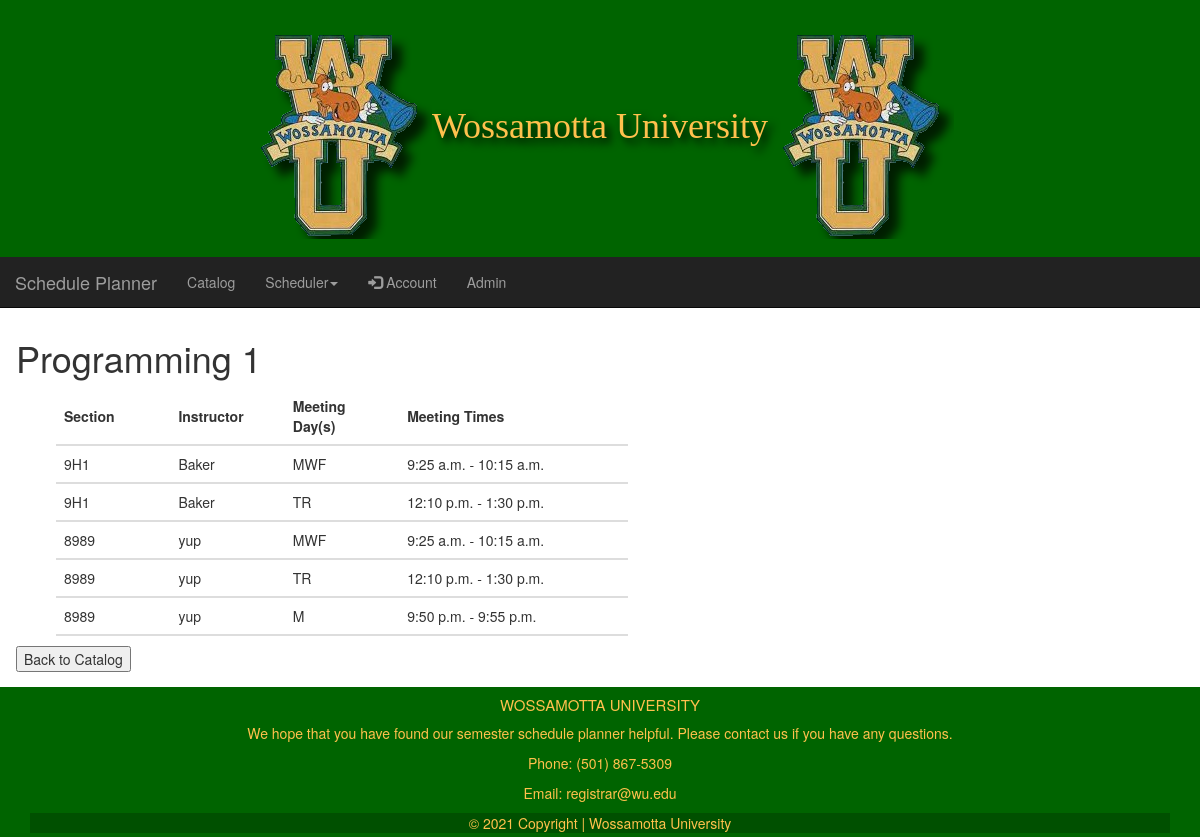
The app's page /course/1 (signed in) with its own data.
### catalog/models.py (models this page shows, shortened)
class Course(models.Model):
    department_ID = models.CharField(max_length=4)
    course_Number = models.CharField(max_length=10)
    course_Title = models.CharField(max_length=255)

class Section(models.Model):
    section_ID = models.CharField(max_length=20)
    instructor = models.CharField(max_length=255)
    course = models.ForeignKey(Course, on_delete=models.CASCADE)
    periods = models.ManyToManyField(Period)

class Period(models.Model):
    start_Time = models.TimeField()
    end_Time = models.TimeField()
    MONDAY = 'M'
    TUESDAY = 'T'
    WEDNESDAY = 'W'
    THURSDAY = 'R'
    FRIDAY = 'F'
    MONWED = 'MW'
    MONWEDFRI = 'MWF'
    TUETHU = 'TR'
    MONTUEWEDTHUFRI = 'MTWRF'
    MEETING_DAY_CHOICES = [
        (MONDAY, 'M'),
        (TUESDAY, 'T'),
        (WEDNESDAY, 'W'),
        (THURSDAY, 'R'),
        (FRIDAY, 'F'),
        (MONWED, 'MW'),
        (MONWEDFRI, 'MWF'),
        (TUETHU, 'TR'),
        (MONTUEWEDTHUFRI, 'MTWRF')
    ]
    meeting_day = models.CharField(
        max_length=10,
        choices=MEETING_DAY_CHOICES,
    )

### catalog/views.py (the view)
# urls.py: path('course/<int:course_pk>', views.viewCourse, name='viewCourse'),
@login_required  # Requires user to be logged in
def viewCourse(request, course_pk):  # Takes in the Request and the pk of the course
    courses = get_object_or_404(Course, pk=course_pk)
    section = Section.objects.all()  # QuerySet of all Section objects.
    return render(request, 'viewCourse.html', {'courses': courses, 'sections': section})

### catalog/templates/viewCourse.html (shortened to what this page needs)
{% extends "base.html" %}
{% block content %}
    <h1>{{ courses.course_Title }}</h1>
    <ol>
        <table style="width:50%">
            <colgroup>
                <col span="1" style="width: 20%;">
                <col span="1" style="width: 20%;">
                <col span="1" style="width: 20%;">
                <col span="1" style="width: 40%;">
            </colgroup>
                <tr>
                    <th>Section</th>
                    <th>Instructor</th>
                    <th>Meeting Day(s)</th>
                    <th>Meeting Times</th>
                </tr>
        </table>
        {% for section in sections %}
            {% if section.course.id == courses.id %}
                {% for period in section.periods.all %}
                    <table style="width:50%">
                        <colgroup>
                            <col span="1" style="width: 20%;">
                            <col span="1" style="width: 20%;">
                            <col span="1" style="width: 20%;">
                            <col span="1" style="width: 40%;">
                        </colgroup>
                        <tr>
                            <td>{{ section.section_ID }} </td>
                            <td>{{ section.instructor }} </td>
                            <td>{{ period.meeting_day }}</td>
                            <td>{{ period.start_Time }} - {{ period.end_Time }}</td>
                        </tr>
                    </table>
                {% endfor %}
            {% endif %}
        {% endfor %}
    </ol>
    <form>
        <input type="button" value="Back to Catalog" onclick="history.back()">
    </form>
{% endblock %}

### catalog/templates/base.html (style rules this page uses)
body { background-color: white; }

### catalog/templates/viewCourse.html (style rules this page uses)
th, td { padding: 8px; text-align: left; border-bottom: 2px solid #ddd; }

### records on screen
Course: course_Title "Programming 1"
Section: section_ID "9H1", instructor "Baker"
Period: meeting_day "MWF", start_Time "9:25 a.m.", end_Time "10:15 a.m."
Period: meeting_day "TR", start_Time "12:10 p.m.", end_Time "1:30 p.m."
Section: section_ID "8989", instructor "yup"
Period: meeting_day "M", start_Time "9:50 p.m.", end_Time "9:55 p.m."
